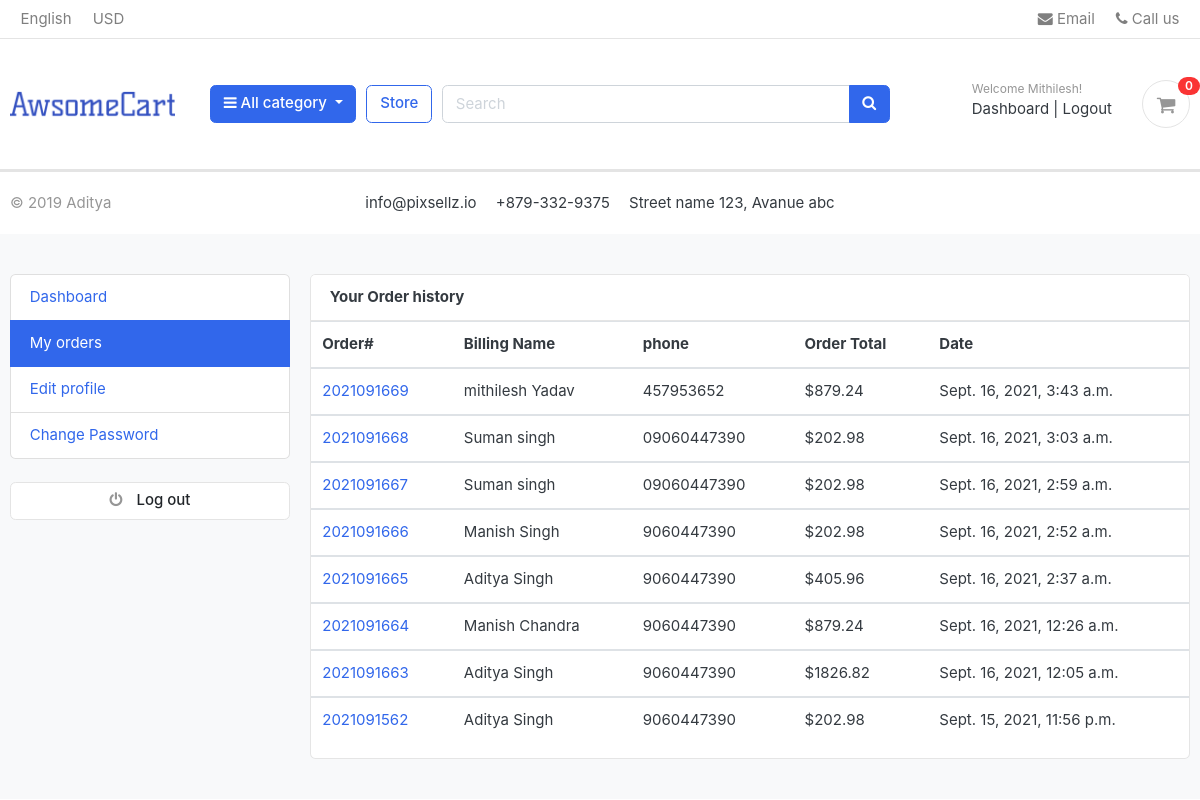
Page /accounts/my_orders/ (signed in) on the earlier database version.
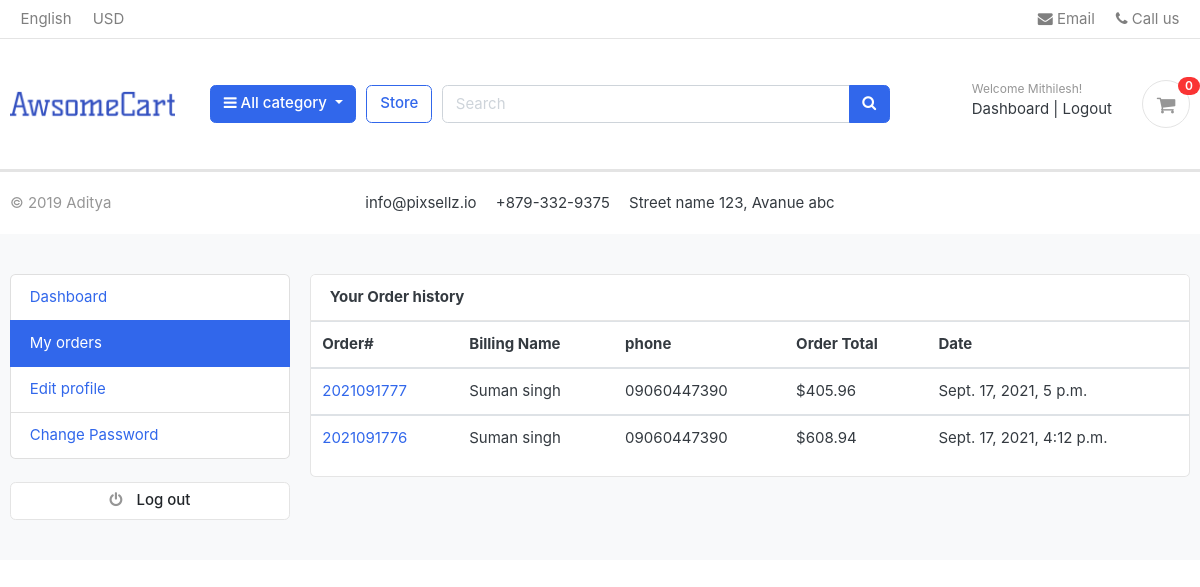
Same page on the later database version.
### accounts/models.py (models this page shows, shortened)
class Account(AbstractBaseUser):
    first_name    = models.CharField(max_length=50)
    last_name      = models.CharField(max_length=50)
    username       = models.CharField(max_length=100,unique=True)
    email          = models.EmailField(max_length=100,unique=True)
    phone_number   = models.CharField(max_length=50)
    date_joined       = models.DateTimeField(auto_now=True)
    last_login        = models.DateTimeField(auto_now=True)
    is_admin          = models.BooleanField(default=False)
    is_staff          = models.BooleanField(default=False)
    is_active         = models.BooleanField(default=False)
    is_superadmin     = models.BooleanField(default=False)
    USERNAME_FIELD = 'email'
    REQUIRED_FIELDS = ['username','first_name','last_name']
    objects  =  MyAccountManager()

### orders/models.py (models this page shows, shortened)
class Order(models.Model):
    STATUS = (
        ('New', 'New'),
        ('Accepted', 'Accepted'),
        ('Completed', 'Completed'),
        ('Cancelled', 'Cancelled'),
    )
    user = models.ForeignKey(Account, on_delete=models.SET_NULL, null=True)
    payment = models.ForeignKey(Payment, on_delete=models.SET_NULL, blank=True, null=True)
    order_number = models.CharField(max_length=20)
    first_name = models.CharField(max_length=50)
    last_name = models.CharField(max_length=50)
    phone = models.CharField(max_length=15)
    email = models.EmailField(max_length=50)
    address_line_1 = models.CharField(max_length=50)
    address_line_2 = models.CharField(max_length=50, blank=True)
    country = models.CharField(max_length=50)
    state = models.CharField(max_length=50)
    city = models.CharField(max_length=50)
    order_note = models.CharField(max_length=100, blank=True)
    order_total = models.FloatField()
    tax = models.FloatField()
    status = models.CharField(max_length=10, choices=STATUS, default='New')
    ip = models.CharField(blank=True, max_length=20)
    is_ordered = models.BooleanField(default=False)
    created_at = models.DateTimeField(auto_now_add=True)
    updated_at = models.DateTimeField(auto_now=True)
    def full_name(self):
        return f'{self.first_name} {self.last_name}'

### accounts/views.py (the view)
# urls.py: path('my_orders/',views.my_orders,name='my_orders'),
@login_required(login_url='login')
def my_orders(request):
    orders = Order.objects.filter(user = request.user , is_ordered = True).order_by('-created_at')
    context = {
        'orders':orders,
    }
    return render(request,'accounts/my_orders.html',context)

### carts/context_processors.py (called while the page is built)
def counter(request):
    cart_count = 0
    if 'admin' in request.path:
        return  {}
    else:
        try:
            cart = Cart.objects.filter(cart_id = _cart_id(request))
            if request.user.is_authenticated:
                cart_items = CartItem.objects.all().filter(user=request.user)
            else:
                cart_items = CartItem.objects.all().filter(cart=cart[:1])
            for cart_item in cart_items:
                cart_count += cart_item.quantity
        except Cart.DoesNotExist:
            cart_count = 0
    return dict(cart_count = cart_count)

### carts/views.py (called while the page is built)
def _cart_id(request):
    cart = request.session.session_key
    if not cart:
        cart = request.session.create()
    return cart

### category/cotext_processors.py (called while the page is built)
def menu_links(request):
    links = Category.objects.all()
    return dict(links=links)

### category/models.py (called while the page is built)
    def get_url(self):
        return reverse('product_by_category',args=[self.slug])

### templates/accounts/my_orders.html (shortened to what this page needs)
{% include 'base.html' %}
{% block content %}
<section class="section-conten padding-y bg">
    <div class="container">
        <div class="row">
            {% include 'includes/dashboard_sidebar.html' %}
            <main class="col-md-9">
                <article class="card">
                    <header class="card-header">
                        <strong class="d-inline-block mr-3">Your Order history</strong>
                    </header>
                    <table class="table table-hover">
                        <thead>
                          <tr>
                            <th scope="col">Order#</th>
                            <th scope="col">Billing Name </th>
                            <th scope="col">phone</th>
                            <th scope="col">Order Total</th>
                            <th scope="col">Date</th>
                          </tr>
                        </thead>
                        {% for order in orders %}
                        <tbody>
                          <tr>
                            <td> <a href="{% url 'order_detail' order.order_number %}">{{order.order_number}}</a></td>
                            <td>{{order.full_name}}</td>
                            <td>{{order.phone}}</td>
                            <td>${{order.order_total}}</td>
                            <td>{{order.created_at}}</td>
                          </tr>
                        </tbody>
                        {% endfor %}
                      </table>
                </article>
            </main>
        </div>
    </div>
</section>
{% endblock %}

### templates/base.html (shortened to what this page needs)
{% load static %}
<!DOCTYPE HTML>
<html lang="en">
<head>
    <link href="{% static 'css/bootstrap.css' %}" rel="stylesheet" type="text/css" />
    <link href="{% static 'fonts/fontawesome/css/all.min.css' %}" type="text/css" rel="stylesheet">
    <link href="{% static 'css/ui.css' %}" rel="stylesheet" type="text/css" />
    <link href="{% static 'css/custom.css' %}" rel="stylesheet" type="text/css" />
    <link href="{% static 'css/responsive.css' %}" rel="stylesheet" media="only screen and (max-width: 1200px)" />
    <link rel="stylesheet" href="https://cdnjs.cloudflare.com/ajax/libs/font-awesome/4.7.0/css/font-awesome.min.css">
</head>
<body>
     {% include 'includes/navbar.html' %}
    {% include 'includes/footer.html' %}
</body>

### templates/includes/navbar.html (shortened to what this page needs)
{% load static %}
<header class="section-header">
    <nav class="navbar p-md-0 navbar-expand-sm navbar-light border-bottom">
        <div class="container">
            <div class="collapse navbar-collapse" id="navbarTop4">
                <ul class="navbar-nav mr-auto">
                    <li class="nav-item dropdown">
                        <a href="#" class="nav-link"> English </a>
                    </li>
                    <li class="nav-item dropdown">
                        <a href="#" class="nav-link"> USD </a>
                    </li>
                </ul>
                <ul class="navbar-nav">
                    <li><a href="#" class="nav-link"> <i class="fa fa-envelope"></i> Email </a></li>
                    <li><a href="#" class="nav-link"> <i class="fa fa-phone"></i> Call us </a></li>
                </ul>
            </div>
        </div>
    </nav>
    <section class="header-main border-bottom">
        <div class="container">
            <div class="row align-items-center">
                <div class="col-lg-2 col-md-3 col-6">
                    <a href="/" class="brand-wrap">
                        <img class="logo " style="max-height: 100px;" src="{% static '/images/logo1.png' %}">
                    </a>
                </div>
                <div class="col-lg col-sm col-md col-6 flex-grow-0">
                    <div class="category-wrap dropdown d-inline-block float-right">
                        <button type="button" class="btn btn-primary dropdown-toggle" data-toggle="dropdown">
                            <i class="fa fa-bars"></i> All category
                        </button>
                    </div>
                </div>
                <a href="{% url 'store'%}" class="btn btn-outline-primary">Store</a>
                <div class="col-lg  col-md-6 col-sm-12 col">
                    <form action="{% url 'serch' %}" class="search" method="GET">
                        <div class="input-group w-100">
                            <input type="text" class="form-control" style="width:60%;" placeholder="Search" name="keyword">
                            <div class="input-group-append">
                                <button class="btn btn-primary" type="submit">
                                    <i class="fa fa-search"></i>
                                </button>
                            </div>
                        </div>
                    </form>
                </div>
                <div class="col-lg-3 col-sm-6 col-8 order-2 order-lg-3">
                    <div class="d-flex justify-content-end mb-3 mb-lg-0">
                        <div class="widget-header">
                            {% if user.id is None %}
                                <small class="title text-muted">Welcome guest!</small>
                                <div>
                                    <a href="{% url 'login'%}">Sign in</a> <span class="dark-transp"> | </span>
                                    <a href="{% url 'register'%}"> Register</a>
                                </div>
                            {% else %}
                                <small class="title text-muted">Welcome {{user.first_name}}!</small>
                                <div>
                                    <a href="{% url 'dashboard'%}"> Dashboard</a> <span class="dark-transp"> | </span>
                                    <a href="{% url 'logout'%}"> Logout</a>
                                </div>
                            {% endif %}
                        </div>
                        <a href="{% url 'cart'%}" class="widget-header pl-3 ml-3">
                            <div class="icon icon-sm rounded-circle border"><i class="fa fa-shopping-cart"></i>
                            </div>
                            <span class="badge badge-pill badge-danger notify">{{cart_count}}</span>
                        </a>
                    </div>
                </div>
            </div>
        </div>
    </section>
</header>

### templates/includes/footer.html
{% load static %}
<footer class="section-footer border-top">
	<div class="container">
		<section class="footer-bottom border-top row">
			<div class="col-md-2">
				<p class="text-muted"> &copy 2019  Aditya</p>
			</div>
			<div class="col-md-8 text-md-center">
				<span  class="px-2">info@pixsellz.io</span>
				<span  class="px-2">+879-332-9375</span>
				<span  class="px-2">Street name 123, Avanue abc</span>
			</div>
		</section>
	</div>
</footer>

### templates/includes/dashboard_sidebar.html
<aside class="col-md-3">
    <ul class="list-group">
        <a class="list-group-item {% if '/dashboard/' in  request.path %}active {%  endif %}" href="{% url 'dashboard'%}"> Dashboard  </a>
        <a class="list-group-item {% if '/my_orders/' in request.path %}active {% endif %}" href="{% url 'my_orders'%}"> My orders </a>
        <a class="list-group-item {% if '/edit_profile/' in request.path %}active {%  endif %}" href="{% url 'edit_profile' %}"> Edit profile</a>
        <a class="list-group-item {% if '/change_password/' in request.path %}active {%  endif %}" href="{% url 'change_password'%}">Change Password </a>
    </ul>
    <br>
    <a class="btn btn-light btn-block" href="{% url 'logout'%}"> <i class="fa fa-power-off"></i> <span class="text">Log out</span> </a>
</aside>

### static/css/ui.css (style rules this page uses)
html { font-family: "Inter", sans-serif; font-size: 15px; }
.icon-xs, .icon-sm, .icon-md, .icon-lg { display: inline-block; text-align: center; flex-shrink: 0; flex-grow: 0; }
.icon-sm { width: 48px; height: 48px; line-height: 48px !important; font-size: 20px; }
.padding-y { padding-top: 40px; padding-bottom: 40px; }
article:after, .form-group:after { display: block; clear: both; content: ""; }
.bg { background-color: #f8f9fa; }
p:last-child { margin-bottom: 0; }
.header-main { position: relative; padding-top: 1rem; padding-bottom: 1rem; }
.brand-wrap .logo, .navbar-brand .logo { margin-right: 7px; max-height: 42px; display: inline-block; }
.widget-header { display: inline-block; vertical-align: middle; position: relative; }
.widget-header a { color: #343a40; }
.widget-header i { color: #969696; }
.widget-header .title { display: block; }
.widget-header .notify { position: absolute; top: -3px; right: -10px; }
.footer-bottom { padding-top: 20px; padding-bottom: 20px; }
.btn-light { background-color: #fff; border-color: #e4e4e4; }
.btn-light i { color: #969696; }
.btn i + .text { margin-left: 10px; }
.notify { position: absolute; top: -4px; right: -10px; display: inline-block; padding: 0.25em 0.6em; font-size: 12px; line-height: 1; text-align: center; border-radius: 3rem; color: #fff; background-color: #fa3434; }

Differences in the rows shown:
removed Order: order_number "2021091669", full_name "mithilesh Yadav", phone "457953652", order_total "879.24", created_at "Sept. 16, 2021, 3:43 a.m."
removed Order: order_number "2021091668", full_name "Suman singh", phone "09060447390", order_total "202.98", created_at "Sept. 16, 2021, 3:03 a.m."
removed Order: order_number "2021091667", full_name "Suman singh", phone "09060447390", order_total "202.98", created_at "Sept. 16, 2021, 2:59 a.m."
removed Order: order_number "2021091666", full_name "Manish Singh", phone "9060447390", order_total "202.98", created_at "Sept. 16, 2021, 2:52 a.m."
removed Order: order_number "2021091665", full_name "Aditya Singh", phone "9060447390", order_total "405.96", created_at "Sept. 16, 2021, 2:37 a.m."
removed Order: order_number "2021091664", full_name "Manish Chandra", phone "9060447390", order_total "879.24", created_at "Sept. 16, 2021, 12:26 a.m."
removed Order: order_number "2021091663", full_name "Aditya Singh", phone "9060447390", order_total "1826.82", created_at "Sept. 16, 2021, 12:05 a.m."
removed Order: order_number "2021091562", full_name "Aditya Singh", phone "9060447390", order_total "202.98", created_at "Sept. 15, 2021, 11:56 p.m."
added Order: order_number "2021091777", full_name "Suman singh", phone "09060447390", order_total "405.96", created_at "Sept. 17, 2021, 5 p.m."
added Order: order_number "2021091776", full_name "Suman singh", phone "09060447390", order_total "608.94", created_at "Sept. 17, 2021, 4:12 p.m."
